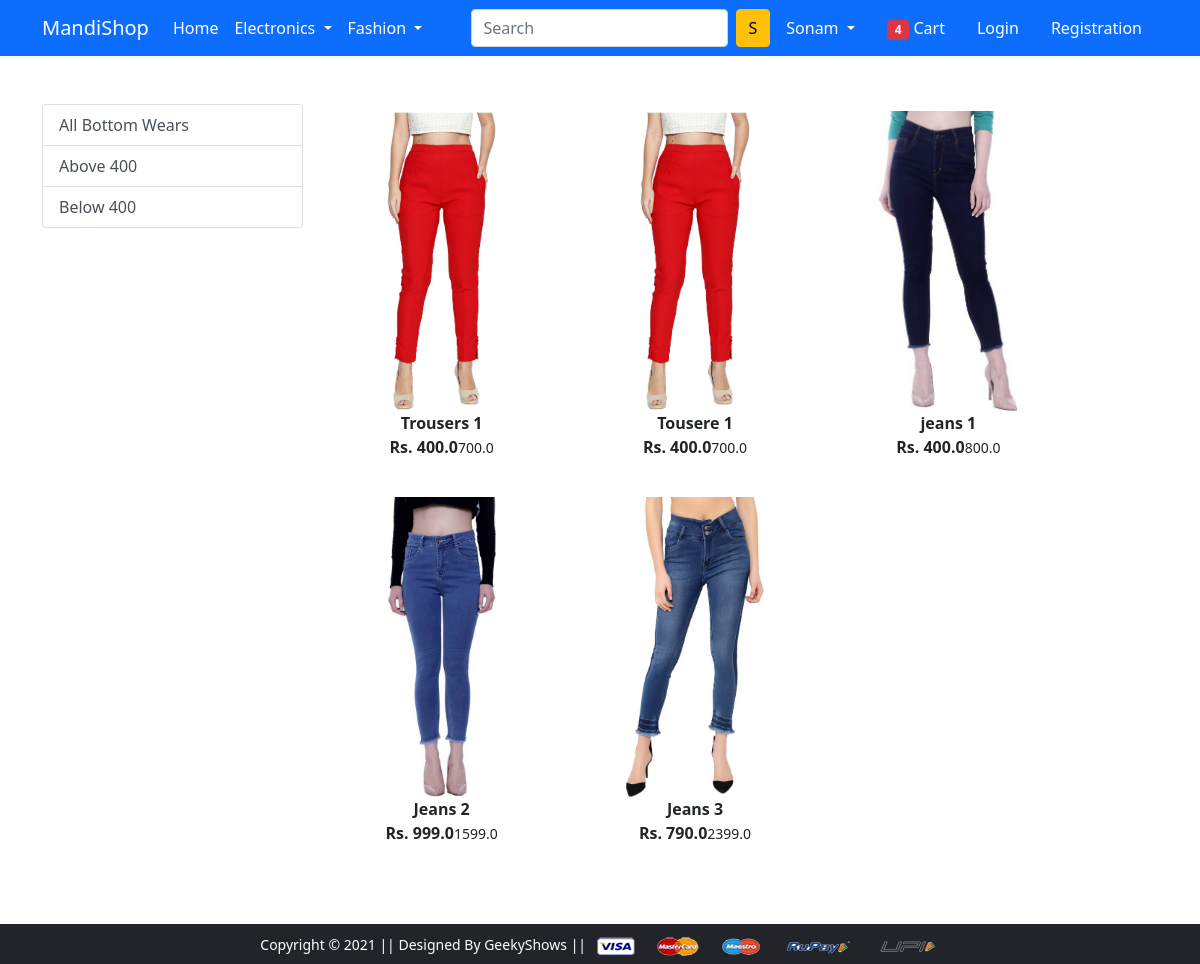
Screenshot of /bottomwears/ with the database file from the repository.
### MyApp/models.py (models this page shows, shortened)
class Product(models.Model):
    title = models.CharField(max_length=100)
    selling_price = models.FloatField()
    discounted_price = models.FloatField()
    description = models.TextField()
    brand = models.CharField(max_length=100)
    category = models.CharField(choices=CATEGORY_CHOICES, max_length=2)
    product_image = models.ImageField(upload_to='productimg')

### MyApp/views.py (the view)
# urls.py: path('bottomwears/', views.bottomWears, name='bottomwears'),
def bottomWears(request, data=None):
    if data == None:
        bottomWears = Product.objects.filter(category='BW')
    elif data == 'below':
        bottomWears = Product.objects.filter(
            category='BW').filter(discounted_price__lt=400)
    elif data == 'above':
        bottomWears = Product.objects.filter(
            category='BW').filter(discounted_price__gt=400)
    return render(request, 'app/bottomwear.html', {'bottomWears': bottomWears})

### MyApp/templates/app/bottomwear.html (shortened to what this page needs)
{% extends 'app/base.html' %}
{% load static %}
{% block main-content %}
<div class="container my-5">
    <div class="row">
        <div class="col-sm-3">
            <div class="list-group">
                <a href="{% url 'bottomwears' %}" class="list-group-item list-group-item-action" aria-current="true">All Bottom Wears</a>
                <a href="{% url 'bottomwearsdata' 'above' %}" class="list-group-item list-group-item-action">Above 400</a>
                <a href="{% url 'bottomwearsdata' 'below' %}" class="list-group-item list-group-item-action">Below 400</a>
            </div>
        </div>
        <div class="col-sm-8">
            <div class='row'>
                {% for bw in bottomWears %}
                    <div class="col-sm-4 text-center mb-4">
                        <a href="{% url 'product-detail' bw.id %}" class="btn">
                            <div class="item">
                                <img src="{{ bw.product_image.url }}" alt="" height="300" class="">
                                <div class="fw-bold">{{ bw.title }}</div>
                                <div class="fw-bold">Rs. {{ bw.discounted_price }}<small class="fw-light text-description-line-through">{{ bw.selling_price }}</small></div>
                            </div>
                        </a>
                    </div>
                {% endfor %}
            </div>
        </div>
    </div>
</div>
{% endblock main-content %}

### rows the page displays
Product: product_image (picture), title "Trousers 1", discounted_price "400.0", selling_price "700.0"
Product: product_image (picture), title "Tousere 1", discounted_price "400.0", selling_price "700.0"
Product: product_image (picture), title "jeans 1", discounted_price "400.0", selling_price "800.0"
Product: product_image (picture), title "Jeans 2", discounted_price "999.0", selling_price "1599.0"
Product: product_image (picture), title "Jeans 3", discounted_price "790.0", selling_price "2399.0"
